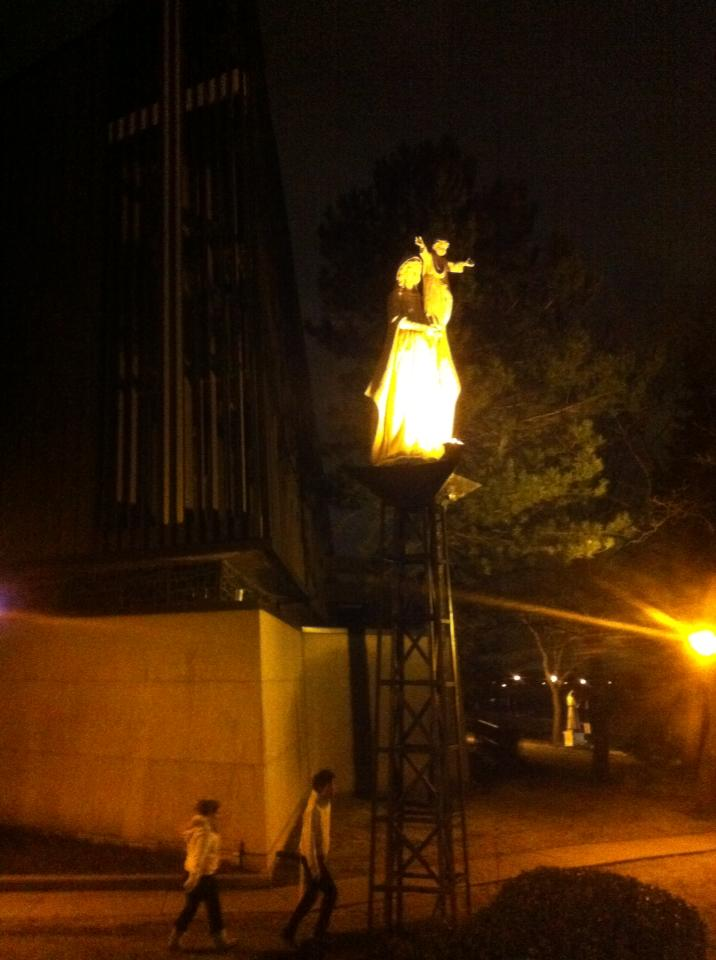
#> input picture pedram.jpg, 716 x 960 px
$ python introOpenCV.py
#> lines starting #> are read from the running program, lines starting #| are printed output that depends on the picture; after the words box and inside, x2 and y2 are one past the last pixel; in counts of white or black regions, pixels touching at a corner belong together
import cv2
print(cv2.__version__)


import urllib.request
imageUrl = "https://scontent.fykz1-1.fna.fbcdn.net/v/t1.0-9/71444_4991189531516_2048190561_n.jpg?_nc_cat=105&ccb=2&_nc_sid=f9d7a1&_nc_ohc=6NqSfiUJMy0AX-1l8lM&_nc_ht=scontent.fykz1-1.fna&oh=433fc5de95b625b02309bb2ed9b6e8d8&oe=601C9544"
imageName = "pedram.jpg"
urllib.request.urlretrieve(imageUrl,imageName)
#> (this line was passed over: the network is not available in this run)


###########################################################
# Does the file exist?
###########################################################

import os
print("Does the file {} exist: {}".format(imageName,imageName in os.listdir(os.curdir)))


from matplotlib import pyplot as plot
theImage = cv2.imread(imageName)
#> theImage is the input picture: shape (960, 716, 3); mean B, G, R 7.9, 30.9, 56.2

# Up until here the image is bluish

###########################################################
# Lets fix the colors
###########################################################

img_color_fixed = cv2.cvtColor(theImage,cv2.COLOR_BGR2RGB)
img_gray_fixed = cv2.cvtColor(theImage, cv2.COLOR_BGR2GRAY)
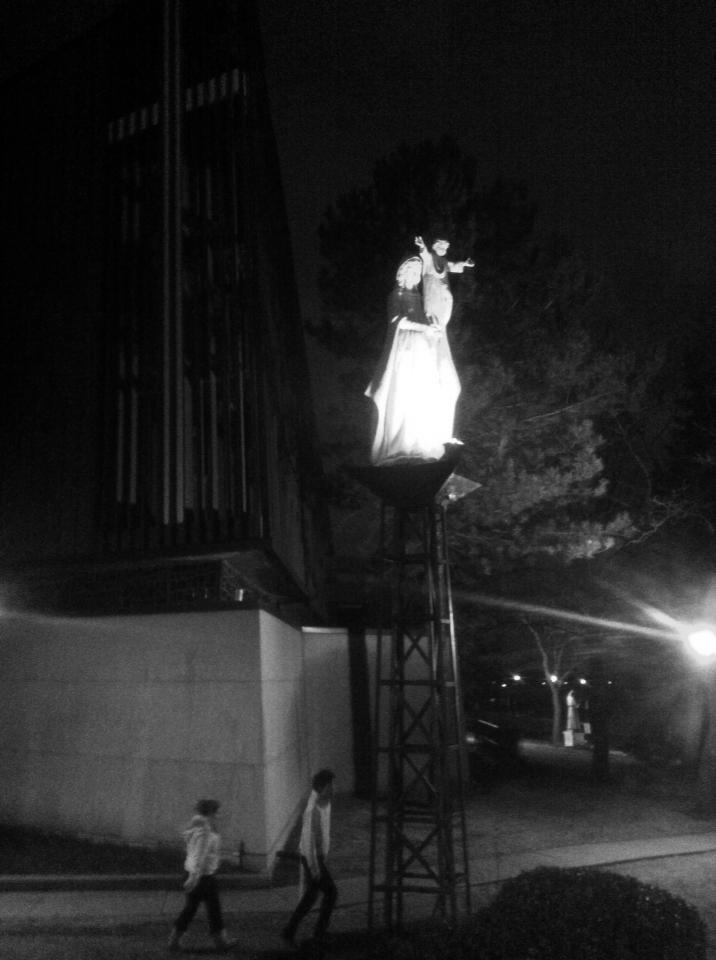
#> img_gray_fixed: shape (960, 716); min 0, max 255, mean 35.8

###########################################################
# Changing the displying image, not the image size itself #
###########################################################

#from pylab import rcParams
#rcParams['figure.figsize'] = 10,12


# subplot(n,m,t):  nxm grid the tth one

plot.subplot(3, 3, 1)
plot.imshow(img_color_fixed)
plot.title("Color",fontsize=6)
plot.axis("off") #remove axes ticks


plot.subplot(3, 3, 2)
plot.imshow(img_gray_fixed, 'gray')
plot.title("Gray",fontsize=6)
plot.axis("off") #remove axes ticks


###########################################################
# Canny Edge Detection #
###########################################################


#A simple edge detector using gradient magnitude
#1-Compute gradient vector at each pixel by
#convolving image with horizontal and
#vertical derivative filters
#2-Compute gradient magnitude at each pixel
#3-If magnitude at a pixel exceeds a threshold,
#report a possible edge point.

#MORE INFORMATION @ https://docs.opencv.org/master/da/d22/tutorial_py_canny.html?cm_mmc=Email_Newsletter-_-Developer_Ed%2BTech-_-WW_WW-_-SkillsNetwork-Courses-IBMDeveloperSkillsNetwork-CV0101EN-SkillsNetwork-19816089&cm_mmca1=000026UJ&cm_mmca2=10006555&cm_mmca3=M12345678&cvosrc=email.Newsletter.M12345678&cvo_campaign=000026UJ&cm_mmc=Email_Newsletter-_-Developer_Ed%2BTech-_-WW_WW-_-SkillsNetwork-Courses-IBMDeveloperSkillsNetwork-CV0101EN-SkillsNetwork-19816089&cm_mmca1=000026UJ&cm_mmca2=10006555&cm_mmca3=M12345678&cvosrc=email.Newsletter.M12345678&cvo_campaign=000026UJ&cm_mmc=Email_Newsletter-_-Developer_Ed%2BTech-_-WW_WW-_-SkillsNetwork-Courses-IBMDeveloperSkillsNetwork-CV0101EN-SkillsNetwork-19816089&cm_mmca1=000026UJ&cm_mmca2=10006555&cm_mmca3=M12345678&cvosrc=email.Newsletter.M12345678&cvo_campaign=000026UJ&cm_mmc=Email_Newsletter-_-Developer_Ed%2BTech-_-WW_WW-_-SkillsNetwork-Courses-IBMDeveloperSkillsNetwork-CV0101EN-SkillsNetwork-19816089&cm_mmca1=000026UJ&cm_mmca2=10006555&cm_mmca3=M12345678&cvosrc=email.Newsletter.M12345678&cvo_campaign=000026UJ

#To decide which are all edges are really edges and which are not. For this, we need two threshold values, minVal and maxVal. Any edges with intensity gradient more than maxVal are sure to be edges and those below minVal are sure to be non-edges, so discarded. Those who lie between these two thresholds are classified edges or non-edges based on their connectivity. If they are connected to "sure-edge" pixels, they are considered to be part of edges. Otherwise, they are also discarded

edges = cv2.Canny(img_gray_fixed,
                  threshold1=70,
                  threshold2=150,apertureSize=3,L2gradient=True)
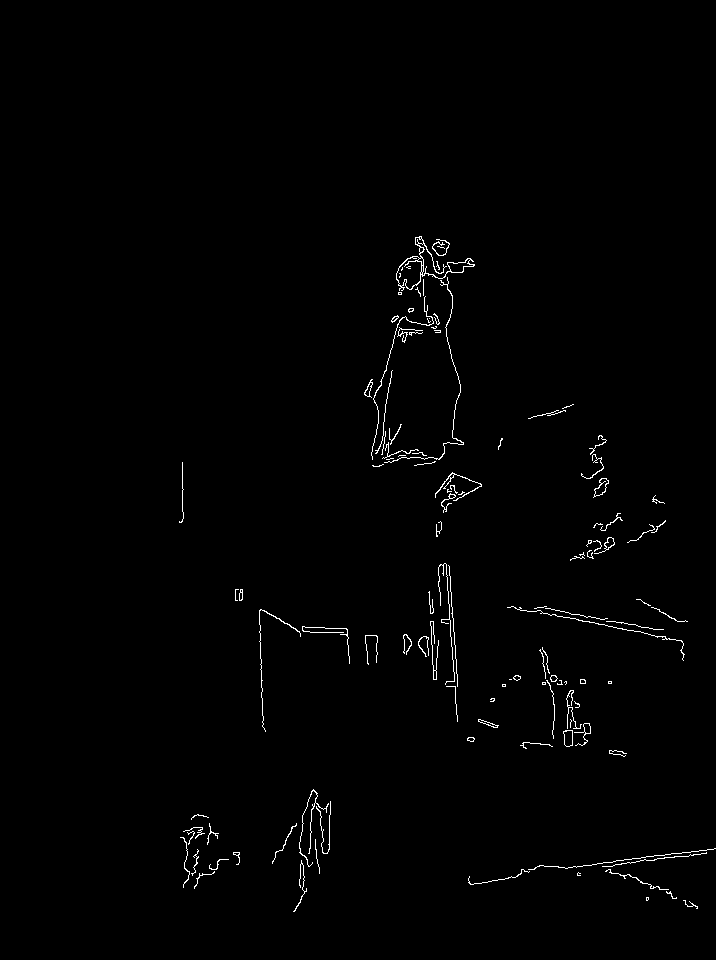
#> edges: shape (960, 716); 0.89% white in thin lines or dots, all inside (x1, y1, x2, y2) = (179, 236, 716, 912)

#L2gradient : Edge_Gradient(G)=sqrt(G2x+G2y) True
plot.subplot(3,3,3)
plot.imshow(edges,cmap = 'gray')
plot.title("Edges Gradient sqrt",fontsize=6)
plot.axis("off") #remove axes ticks


edges = cv2.Canny(img_gray_fixed,
                  threshold1=70,
                  threshold2=150,apertureSize=3,L2gradient=False)
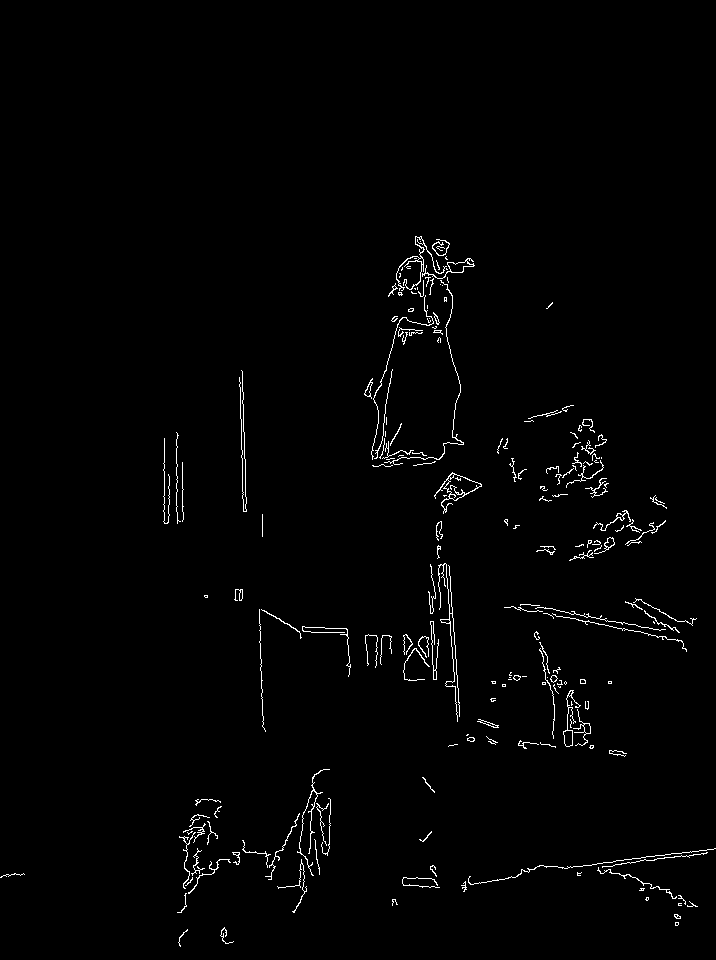
#> edges: shape (960, 716); 1.3% white in thin lines or dots, all inside (x1, y1, x2, y2) = (0, 236, 716, 947)

#L2gradient : Edge_Gradient(G)=|Gx|+|Gy| Defult False
plot.subplot(3,3,4)
plot.imshow(edges,cmap = 'gray')
plot.title("Edges Gradient sums",fontsize=6)
plot.axis("off") #remove axes ticks


############################################################
# Generating the histogram of the gray scaled image #
############################################################

#Like any other histogram, this graph shows the count of something. In this case, it's the number of pixels in the image that are either dark (towards the left of the graph) or lighter (towards the right of the graph).
#darker pixels are on the left, and whiter pixels are to the right.
#Use-Case : to determin if your image is over or under exposed. by looking at a histogram that most of the values are shifted toward LEFT (larger numbers) we can conclude that the image is overexposed.

plot.subplot(3,3,5)
plot.hist(img_gray_fixed.ravel(),256,[0,256])
plot.title("Histogram of Gray scaled",fontsize=6)
plot.xticks(fontsize=6)
plot.yticks(fontsize=6)


plot.show()
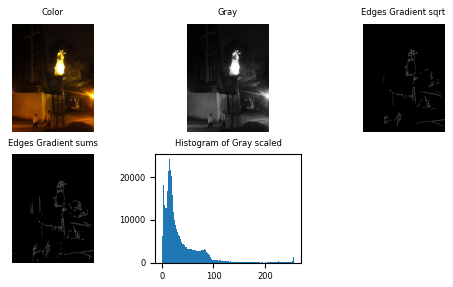
#> figure drawn by matplotlib, 5 panels; panel 5: tallest bar 24195 high, from x = 15 to 16
